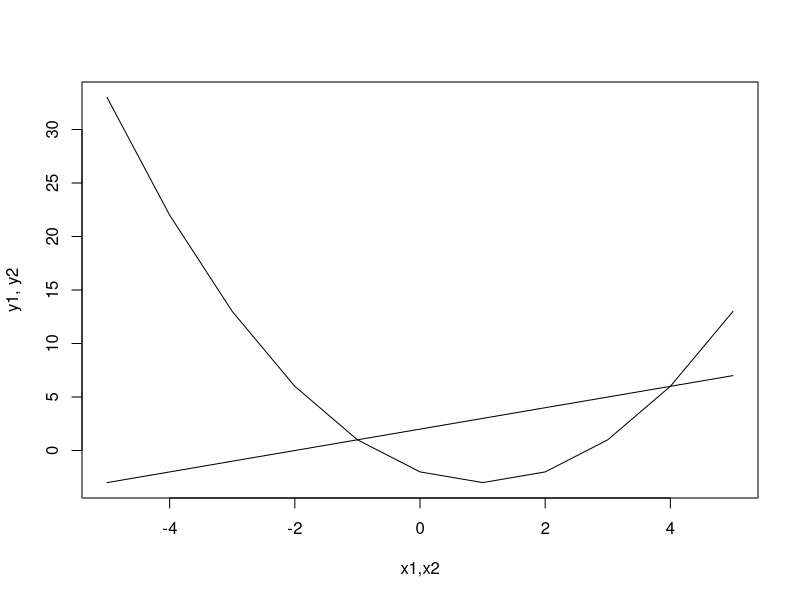

Here is the R script that generated this plot:
## ---- chunk 1
((8.5)*(8.5)-(9*8.5))-((4.5)*(4.5)-(9*4.5))
## ---- chunk 2
x1 = c(-5:5)
y1 = x1^2 - 2*x1 - 2
x2 = c(-5:5)
y2 = x2 + 2
plot(x1, y1, type="l", xlab="x1,x2", ylab="y1, y2")
lines(x2, y2, type="l")
## ---- chunk 3
C = 3.75 * ((110)*(1) - 110) + 8.75*(1)
C
